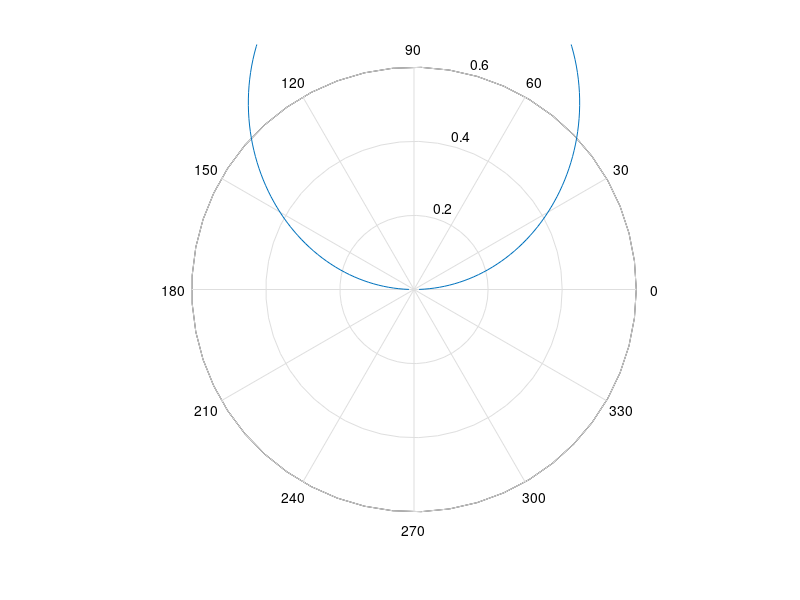
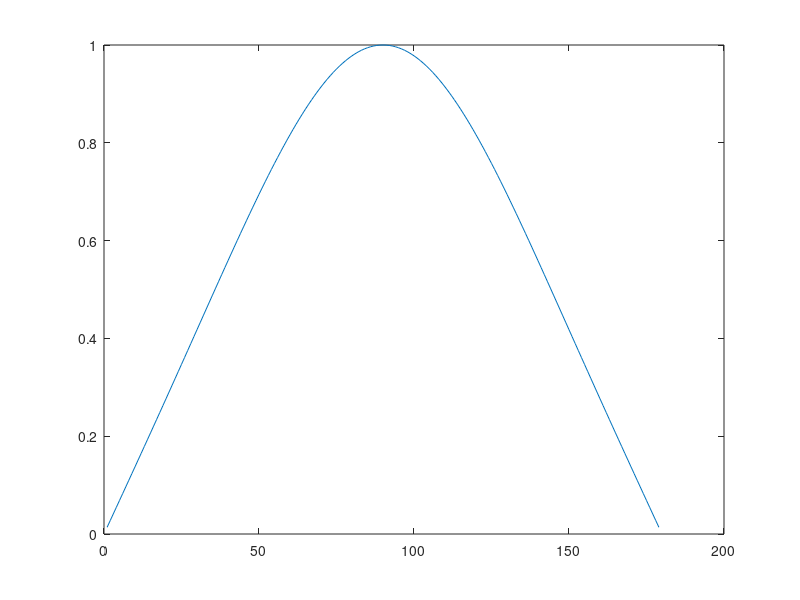

These charts were generated, in order, by the following MATLAB code:
% =============================================
%
%  Written by Robin Janssens (robin@robinjanssens.net)
%
% =============================================

angles=0:179;
theta=angles*pi/180;
F = (cos(pi/2*cos(theta))./sin(theta)); % half-wave dipole
% F=ones(1,length(theta));
% F = sin(theta);

polar(theta,F)
figure()
plot(angles,F)
